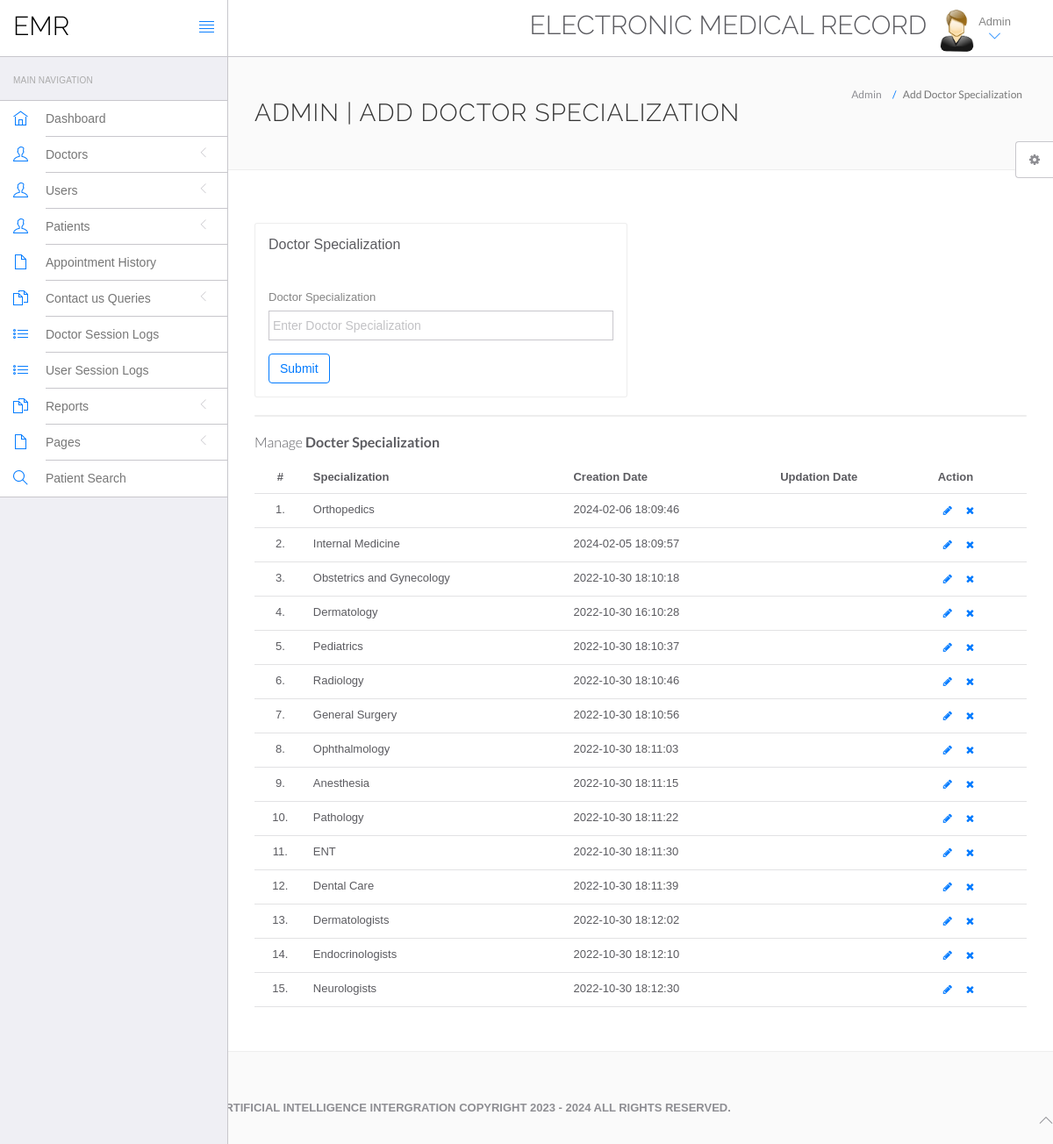
Screenshot of /hms/admin/doctor-specilization.php (signed in) with the database file from the repository.
### tables this page shows
CREATE TABLE `doctorspecilization` (
  `id` int(11) NOT NULL,
  `specilization` varchar(255) DEFAULT NULL,
  `creationDate` timestamp NULL DEFAULT current_timestamp(),
  `updationDate` timestamp NULL DEFAULT NULL ON UPDATE current_timestamp()
);

### hms/admin/doctor-specilization.php (the view, shortened to what this page needs)
<?php
include('include/config.php');
if(strlen($_SESSION['id']==0)) {
 header('location:logout.php');
  } else{
?>
<!DOCTYPE html>
<html lang="en">
	<head>
		<link rel="stylesheet" href="vendor/bootstrap/css/bootstrap.min.css">
		<link rel="stylesheet" href="vendor/fontawesome/css/font-awesome.min.css">
		<link rel="stylesheet" href="vendor/themify-icons/themify-icons.min.css">
		<link href="vendor/animate.css/animate.min.css" rel="stylesheet" media="screen">
		<link href="vendor/perfect-scrollbar/perfect-scrollbar.min.css" rel="stylesheet" media="screen">
		<link href="vendor/switchery/switchery.min.css" rel="stylesheet" media="screen">
		<link href="vendor/bootstrap-touchspin/jquery.bootstrap-touchspin.min.css" rel="stylesheet" media="screen">
		<link href="vendor/select2/select2.min.css" rel="stylesheet" media="screen">
		<link href="vendor/bootstrap-datepicker/bootstrap-datepicker3.standalone.min.css" rel="stylesheet" media="screen">
		<link href="vendor/bootstrap-timepicker/bootstrap-timepicker.min.css" rel="stylesheet" media="screen">
		<link rel="stylesheet" href="assets/css/styles.css">
		<link rel="stylesheet" href="assets/css/plugins.css">
		<link rel="stylesheet" href="assets/css/themes/theme-1.css" id="skin_color" />
	</head>
	<body>
		<div id="app">
<?php include('include/sidebar.php');?>
			<div class="app-content">
						<?php include('include/header.php');?>
				<div class="main-content" >
					<div class="wrap-content container" id="container">
						<section id="page-title">
							<div class="row">
								<div class="col-sm-8">
									<h1 class="mainTitle">Admin | Add Doctor Specialization</h1>
																	</div>
								<ol class="breadcrumb">
									<li>
										<span>Admin</span>
									</li>
									<li class="active">
										<span>Add Doctor Specialization</span>
									</li>
								</ol>
							</div>
						</section>
						<div class="container-fluid container-fullw bg-white">
							<div class="row">
								<div class="col-md-12">
									<div class="row margin-top-30">
										<div class="col-lg-6 col-md-12">
											<div class="panel panel-white">
												<div class="panel-heading">
													<h5 class="panel-title">Doctor Specialization</h5>
												</div>
												<div class="panel-body">
													<form role="form" name="dcotorspcl" method="post" >
														<div class="form-group">
															<label for="exampleInputEmail1">
																Doctor Specialization
															</label>
							<input type="text" name="doctorspecilization" class="form-control"  placeholder="Enter Doctor Specialization">
														</div>
														<button type="submit" name="submit" class="btn btn-o btn-primary">
															Submit
														</button>
													</form>
												</div>
											</div>
										</div>
											</div>
										</div>
									<div class="col-lg-12 col-md-12">
											<div class="panel panel-white">
											</div>
										</div>
									</div>
									<div class="row">
								<div class="col-md-12">
									<h5 class="over-title margin-bottom-15">Manage <span class="text-bold">Docter Specialization</span></h5>
									<table class="table table-hover" id="sample-table-1">
										<thead>
											<tr>
												<th class="center">#</th>
												<th>Specialization</th>
												<th class="hidden-xs">Creation Date</th>
												<th>Updation Date</th>
												<th>Action</th>
											</tr>
										</thead>
										<tbody>
<?php
$sql=mysqli_query($con,"select * from doctorSpecilization");
$cnt=1;
while($row=mysqli_fetch_array($sql))
{
?>
											<tr>
												<td class="center"><?php echo $cnt;?>.</td>
												<td class="hidden-xs"><?php echo $row['specilization'];?></td>
												<td><?php echo $row['creationDate'];?></td>
												<td><?php echo $row['updationDate'];?>
												</td>
												<td >
												<div class="visible-md visible-lg hidden-sm hidden-xs">
							<a href="edit-doctor-specialization.php?id=<?php echo $row['id'];?>" class="btn btn-transparent btn-xs" tooltip-placement="top" tooltip="Edit"><i class="fa fa-pencil"></i></a>
	<a href="doctor-specilization.php?id=<?php echo $row['id']?>&del=delete" onClick="return confirm('Are you sure you want to delete?')"class="btn btn-transparent btn-xs tooltips" tooltip-placement="top" tooltip="Remove"><i class="fa fa-times fa fa-white"></i></a>
												</div>
												</td>
											</tr>
											<?php
$cnt=$cnt+1;
											 }?>
										</tbody>
									</table>
								</div>
							</div>
								</div>
							</div>
						</div>
					</div>
				</div>
	<?php include('include/footer.php');?>
	<?php include('include/setting.php');?>
	</body>
</html>
<?php } ?>

### hms/admin/assets/css/themes/theme-1.css (style rules this page uses)
body { background: #FAFAFA; }

### rows the page displays
doctorspecilization: specilization "Orthopedics", creationDate "2024-02-06 18:09:46"
doctorspecilization: specilization "Internal Medicine", creationDate "2024-02-05 18:09:57"
doctorspecilization: specilization "Obstetrics and Gynecology", creationDate "2022-10-30 18:10:18"
doctorspecilization: specilization "Dermatology", creationDate "2022-10-30 16:10:28"
doctorspecilization: specilization "Pediatrics", creationDate "2022-10-30 18:10:37"
doctorspecilization: specilization "Radiology", creationDate "2022-10-30 18:10:46"
doctorspecilization: specilization "General Surgery", creationDate "2022-10-30 18:10:56"
doctorspecilization: specilization "Ophthalmology", creationDate "2022-10-30 18:11:03"
doctorspecilization: specilization "Anesthesia", creationDate "2022-10-30 18:11:15"
doctorspecilization: specilization "Pathology", creationDate "2022-10-30 18:11:22"
doctorspecilization: specilization "ENT", creationDate "2022-10-30 18:11:30"
doctorspecilization: specilization "Dental Care", creationDate "2022-10-30 18:11:39"
doctorspecilization: specilization "Dermatologists", creationDate "2022-10-30 18:12:02"
doctorspecilization: specilization "Endocrinologists", creationDate "2022-10-30 18:12:10"
doctorspecilization: specilization "Neurologists", creationDate "2022-10-30 18:12:30"
